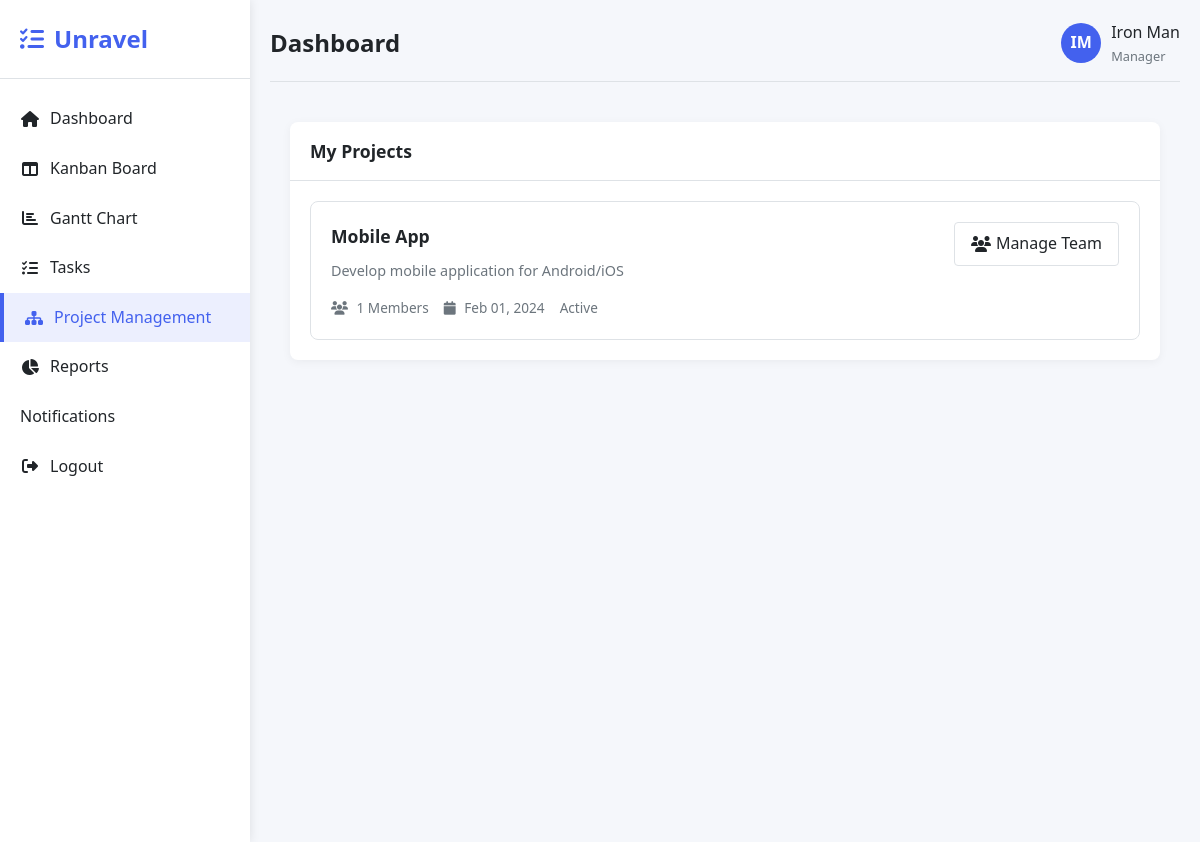
Page /manager-projects.php (signed in) on the committed database.
### tables this page shows
CREATE TABLE `projects` (
  `project_id` int(11) NOT NULL,
  `project_name` varchar(200) NOT NULL,
  `description` text DEFAULT NULL,
  `manager_id` int(11) DEFAULT NULL,
  `start_date` date DEFAULT NULL,
  `end_date` date DEFAULT NULL,
  `status` enum('planning','active','completed','on_hold') DEFAULT 'active',
  `progress_percentage` decimal(5,2) DEFAULT 0.00,
  `created_at` timestamp NOT NULL DEFAULT current_timestamp(),
  `admin_id` int(10) NOT NULL,
  `team_leader_id` int(10) NOT NULL
);

### manager-projects.php (the view, shortened to what this page needs)
<?php
$database = new Database();
$db = $database->getConnection();
$user_id = Session::getUserID();
$projects_query = "SELECT p.*,
                  (SELECT COUNT(*) FROM project_members pm WHERE pm.project_id = p.project_id) as member_count
                  FROM projects p
                  JOIN project_members pm ON p.project_id = pm.project_id
                  WHERE pm.user_id = ? AND pm.role_in_project = 'manager'
                  ORDER BY p.created_at DESC";
$projects_stmt = $db->prepare($projects_query);
$projects_stmt->execute([$user_id]);
$projects = $projects_stmt->fetchAll(PDO::FETCH_ASSOC);
?>
<!DOCTYPE html>
<html lang="en">
<head>
            <link rel="stylesheet" href="assets/css/dashboard.css">
    <link rel="stylesheet" href="assets/css/style.css">
    <link rel="stylesheet" href="assets/css/manager.css">
    <link rel="stylesheet" href="https://cdnjs.cloudflare.com/ajax/libs/font-awesome/6.4.0/css/all.min.css">
</head>
<body class="role-manager">
    <div class="container">
        <?php include 'includes/sidebar.php'; ?>
        <div class="main-content">
            <?php include 'includes/header.php'; ?>
            <div class="manager-container">
                <div class="card">
                    <div class="card-header">
                        <div class="card-title">My Projects</div>
                    </div>
                    <div class="card-body">
                        <div class="projects-list">
                            <?php if (empty($projects)): ?>
                                <p class="text-center">No projects assigned as manager</p>
                            <?php else: ?>
                                <?php foreach ($projects as $project): ?>
                                    <div class="project-item">
                                        <div class="project-info">
                                            <h4><?php echo htmlspecialchars($project['project_name']); ?></h4>
                                            <p><?php echo htmlspecialchars($project['description']); ?></p>
                                            <div class="project-meta">
                                                <span><i class="fas fa-users"></i> <?php echo $project['member_count']; ?> Members</span>
                                                <span><i class="fas fa-calendar"></i> <?php echo date('M d, Y', strtotime($project['start_date'])); ?></span>
                                                <span class="project-status status-<?php echo $project['status']; ?>">
                                                    <?php echo ucfirst($project['status']); ?>
                                                </span>
                                            </div>
                                        </div>
                                        <div class="project-actions">
                                            <a href="?view_team=<?php echo $project['project_id']; ?>" class="btn btn-outline">
                                                <i class="fas fa-users"></i> Manage Team
                                            </a>
                                        </div>
                                    </div>
                                <?php endforeach; ?>
                            <?php endif; ?>
                        </div>
                    </div>
                </div>
            </div>
        </div>
    </div>
</body>
</html>

### assets/css/dashboard.css (style rules this page uses)
.main-content { flex: 1; padding: 20px; overflow-y: auto; }

### assets/css/style.css (style rules this page uses)
:root { --primary: #4361ee; --secondary: #3f37c9; --success: #4cc9f0; --warning: #f72585; --danger: #e63946; --light: #f8f9fa; --dark: #212529; --gray: #6c757d; --border: #dee2e6; --sidebar-width: 250px; }
* { margin: 0; padding: 0; box-sizing: border-box; font-family: 'Segoe UI', Tahoma, Geneva, Verdana, sans-serif; }
body { background-color: #f5f7fb; color: var(--dark); line-height: 1.6; }
.container { display: flex; min-height: 100vh; }
.card { background: white; border-radius: 8px; box-shadow: 0 2px 10px rgba(0,0,0,0.05); margin-bottom: 20px; overflow: hidden; }
.card-header { padding: 15px 20px; border-bottom: 1px solid var(--border); display: flex; justify-content: space-between; align-items: center; }
.card-title { font-size: 1.1rem; font-weight: 600; }
.card-body { padding: 20px; }
.btn { padding: 8px 16px; border: none; border-radius: 4px; cursor: pointer; font-weight: 500; transition: all 0.2s; display: inline-flex; align-items: center; justify-content: center; text-decoration: none; }
.btn i { margin-right: 5px; }
.btn-outline { background: transparent; border: 1px solid var(--border); color: var(--dark); }

### assets/css/manager.css (style rules this page uses)
.manager-container { padding: 20px; background: #f5f7fb; min-height: calc(100vh - 80px); }
.projects-list { display: flex; flex-direction: column; gap: 15px; }
.project-item { background: white; border-radius: 8px; padding: 20px; border: 1px solid var(--border); display: flex; justify-content: space-between; align-items: flex-start; transition: all 0.3s ease; }
.project-info h4 { margin: 0 0 10px 0; font-size: 1.1rem; font-weight: 600; }
.project-info p { color: var(--gray); font-size: 0.9rem; margin-bottom: 15px; line-height: 1.5; }
.project-meta { display: flex; gap: 15px; font-size: 0.85rem; color: var(--gray); }
.project-meta i { margin-right: 5px; }

### rows in the picture
projects: project_name "Mobile App", description "Develop mobile application for Android/iOS", member_count "1", start_date "Feb 01, 2024", status "Active"

### other values in the picture
$page_titles[basename($_SERVER['PHP_SELF'])] "Dashboard"
$_SESSION['first_name'] . ' ' . $_SESSION['last_name'] "Iron Man"
str_replace('_', ' ', $_SESSION['role']) "Manager"
